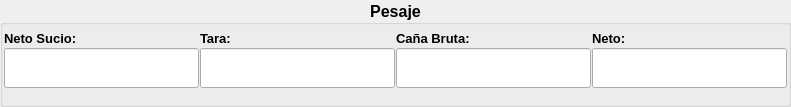
   <widget class="QGroupBox" name="grp_pesaje">
    <property name="geometry">
     <rect>
      <x>6</x>
      <y>518</y>
      <width>791</width>
      <height>107</height>
     </rect>
    </property>
    <property name="font">
     <font>
      <family>Tahoma</family>
      <pointsize>12</pointsize>
      <weight>75</weight>
      <bold>true</bold>
     </font>
    </property>
    <property name="title">
     <string>   Pesaje   </string>
    </property>
    <property name="alignment">
     <set>Qt::AlignCenter</set>
    </property>
    <property name="flat">
     <bool>false</bool>
    </property>
    <widget class="QLabel" name="label_33">
     <property name="geometry">
      <rect>
       <x>4</x>
       <y>30</y>
       <width>81</width>
       <height>16</height>
      </rect>
     </property>
     <property name="font">
      <font>
       <family>Tahoma</family>
       <pointsize>10</pointsize>
       <weight>75</weight>
       <bold>true</bold>
      </font>
     </property>
     <property name="text">
      <string>Neto Sucio:</string>
     </property>
    </widget>
    <widget class="QLineEdit" name="neto_sucio_2">
     <property name="geometry">
      <rect>
       <x>4</x>
       <y>48</y>
       <width>195</width>
       <height>40</height>
      </rect>
     </property>
     <property name="font">
      <font>
       <family>Tahoma</family>
       <pointsize>24</pointsize>
       <weight>75</weight>
       <bold>true</bold>
      </font>
     </property>
     <property name="autoFillBackground">
      <bool>false</bool>
     </property>
     <property name="text">
      <string/>
     </property>
     <property name="alignment">
      <set>Qt::AlignRight|Qt::AlignTrailing|Qt::AlignVCenter</set>
     </property>
     <property name="readOnly">
      <bool>true</bool>
     </property>
    </widget>
    <widget class="QLineEdit" name="tara_2">
     <property name="geometry">
      <rect>
       <x>200</x>
       <y>48</y>
       <width>195</width>
       <height>40</height>
      </rect>
     </property>
     <property name="font">
      <font>
       <family>Tahoma</family>
       <pointsize>24</pointsize>
       <weight>75</weight>
       <bold>true</bold>
      </font>
     </property>
     <property name="autoFillBackground">
      <bool>false</bool>
     </property>
     <property name="text">
      <string/>
     </property>
     <property name="alignment">
      <set>Qt::AlignRight|Qt::AlignTrailing|Qt::AlignVCenter</set>
     </property>
     <property name="readOnly">
      <bool>true</bool>
     </property>
    </widget>
    <widget class="QLabel" name="label_34">
     <property name="geometry">
      <rect>
       <x>200</x>
       <y>30</y>
       <width>81</width>
       <height>16</height>
      </rect>
     </property>
     <property name="font">
      <font>
       <family>Tahoma</family>
       <pointsize>10</pointsize>
       <weight>75</weight>
       <bold>true</bold>
      </font>
     </property>
     <property name="text">
      <string>Tara:</string>
     </property>
    </widget>
    <widget class="QLineEdit" name="cana_bruto">
     <property name="geometry">
      <rect>
       <x>396</x>
       <y>48</y>
       <width>195</width>
       <height>40</height>
      </rect>
     </property>
     <property name="font">
      <font>
       <family>Tahoma</family>
       <pointsize>24</pointsize>
       <weight>75</weight>
       <bold>true</bold>
      </font>
     </property>
     <property name="autoFillBackground">
      <bool>false</bool>
     </property>
     <property name="text">
      <string/>
     </property>
     <property name="alignment">
      <set>Qt::AlignRight|Qt::AlignTrailing|Qt::AlignVCenter</set>
     </property>
     <property name="readOnly">
      <bool>true</bool>
     </property>
    </widget>
    <widget class="QLabel" name="label_35">
     <property name="geometry">
      <rect>
       <x>592</x>
       <y>30</y>
       <width>81</width>
       <height>16</height>
      </rect>
     </property>
     <property name="font">
      <font>
       <family>Tahoma</family>
       <pointsize>10</pointsize>
       <weight>75</weight>
       <bold>true</bold>
      </font>
     </property>
     <property name="text">
      <string>Neto:</string>
     </property>
    </widget>
    <widget class="QLineEdit" name="neto">
     <property name="geometry">
      <rect>
       <x>592</x>
       <y>48</y>
       <width>195</width>
       <height>40</height>
      </rect>
     </property>
     <property name="font">
      <font>
       <family>Tahoma</family>
       <pointsize>24</pointsize>
       <weight>75</weight>
       <bold>true</bold>
      </font>
     </property>
     <property name="autoFillBackground">
      <bool>false</bool>
     </property>
     <property name="text">
      <string/>
     </property>
     <property name="alignment">
      <set>Qt::AlignRight|Qt::AlignTrailing|Qt::AlignVCenter</set>
     </property>
     <property name="readOnly">
      <bool>true</bool>
     </property>
    </widget>
    <widget class="QLabel" name="label_36">
     <property name="geometry">
      <rect>
       <x>396</x>
       <y>30</y>
       <width>81</width>
       <height>16</height>
      </rect>
     </property>
     <property name="font">
      <font>
       <family>Tahoma</family>
       <pointsize>10</pointsize>
       <weight>75</weight>
       <bold>true</bold>
      </font>
     </property>
     <property name="text">
      <string>Caña Bruta:</string>
     </property>
    </widget>
   </widget>
